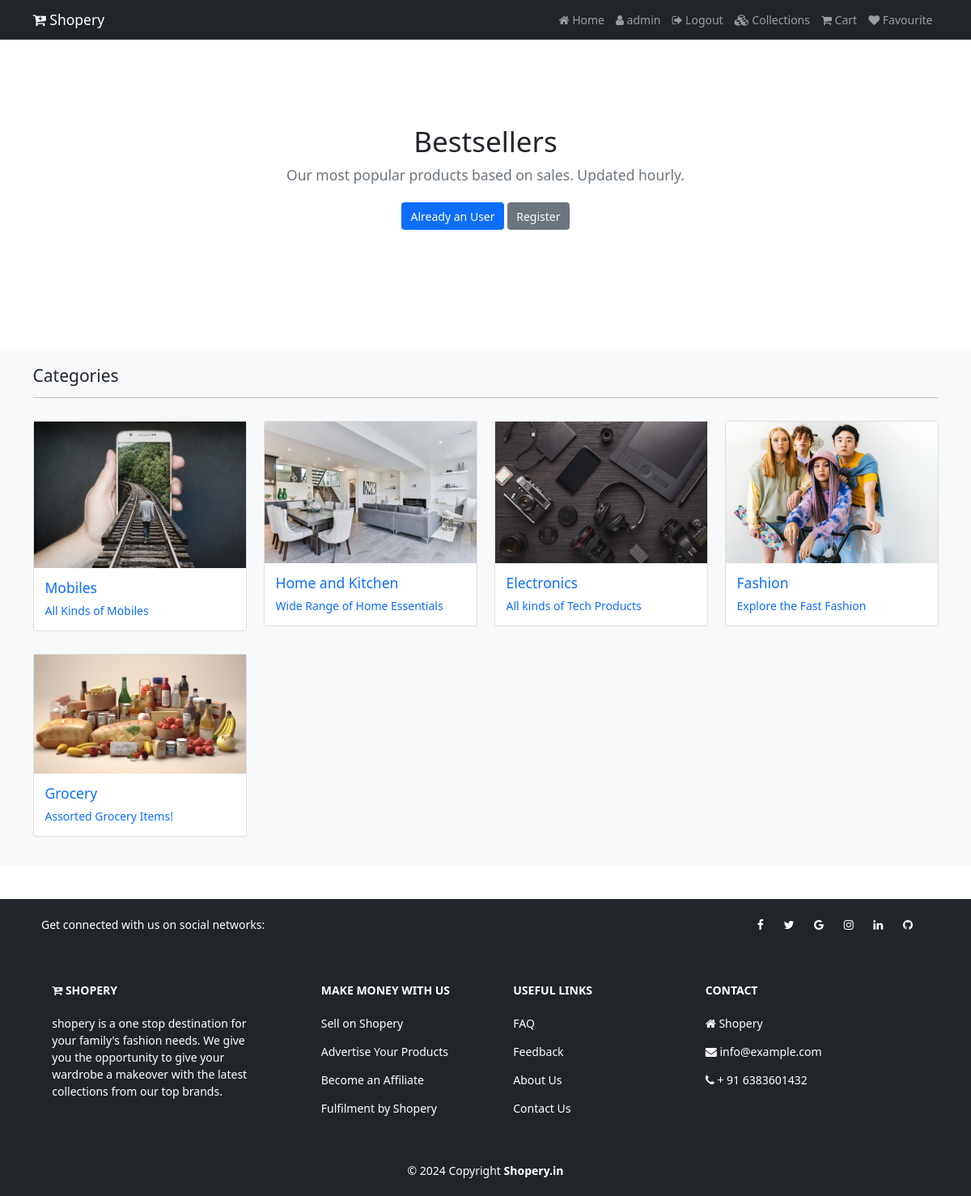
/collections (signed in), run on the app's committed database.
### shop/models.py (models this page shows, shortened)
class Catagory(models.Model):
    name=models.CharField(max_length=150, null = False, blank=False)
    image = models.ImageField(upload_to = getFileName, null = True, blank=True)
    description=models.TextField(max_length=500, null = False, blank = False)
    status = models.BooleanField(default=False, help_text="0-show, 1-Hidden")
    created_at = models.DateTimeField(auto_now_add=True)  # to ack when this category model is created

### shop/views.py (the view)
# urls.py: path('collections',views.collections, name = "collections" ),
def collections(request):
     catagory=Catagory.objects.filter(status=0)
     return render(request, "shop/collections.html", {"catagory":catagory})

### shop/templates/shop/collections.html (shortened to what this page needs)
{% extends 'shop/layouts/main.html' %}
{% block content %}
<section class="py-5 text-center container" style="margin-top: 70px;">
    <div class="row py-lg-5">
        <div class="col-lg-6 col-md-8 mx-auto">
            <h1 class="fw-light">Bestsellers</h1>
            <p class="lead text-muted">Our most popular products based on sales. Updated hourly.</p>
            <p>
                <a href="{% url 'login' %}" class="btn btn-primary my-2">Already an User</a>
                <a href="{% url 'register' %}" class="btn btn-secondary my-2">Register</a>
            </p>
        </div>
    </div>
</section>
<section class="bg-light py-4 my-5" style="min-height:600px;">
    <div class="container">
        <div class="row">
            <div class="col-12">
                <h4 class="mb-3">Categories</h4>
                <hr style="border-color:#b8bfc2;">
            </div>
            {% for item in catagory %}
            <div class="col-md-4 col-lg-3">
                <div class="card my-3 ">
                    <img src="{{item.image.url}}" height="auto"  class="card-image-top " alt="Categories" >
                    <a href="{% url 'collections' item.name %}" style="text-decoration: none;">
                        <div class="card-body">
                            <h5 class="card-title text-primary">{{ item.name }}</h5>
                            <p class="card-text">{{ item.description }}</p>
                        </div>
                    </a>
                </div>
            </div>
            {% endfor %}
        </div>
    </div>
</section>
{% endblock content %}

### shop/templates/shop/inc/navbar.html (shortened to what this page needs)
<nav class="navbar navbar-expand-lg navbar-dark  bg-dark fixed-top">
    <div class="container">
      <a class="navbar-brand" href="{% url 'home'%}"><i class="fa fa-cart-plus"></i> Shopery</a>
      <div class="collapse navbar-collapse" id="navbarNavAltMarkup">
        <div class="navbar-nav ms-auto">
          <a class="nav-link " aria-current="page" href="{% url 'home'%}"><i class="fa fa-home"></i> Home</a>
          {% if request.user.is_authenticated %}
            <a class="nav-link" aria-current="page" href="#"><i class="fa fa-user"></i> {{request.user}}</a>
            <a class="nav-link" aria-current="page" href="{% url 'logout' %}"><i class="fa fa-sign-out"></i> Logout</a>
          {% else %}
            <a class="nav-link" href="{% url 'login' %}"><i class="fa fa-sign-in"></i> Login</a>
            <a class="nav-link" href="{% url 'register' %}"><i class="fa fa-users"></i> Register</a>
          {% endif %}
            <a class="nav-link" href="{% url 'collections' %}"><i class="fa fa-cubes"></i> Collections</a>
            <a class="nav-link" href="{% url 'cart' %}"><i class="fa fa-shopping-cart"></i> Cart</a>
            <a class="nav-link" href="{% url 'favviewpage' %}"><i class="fa fa-heart"></i> Favourite</a>
        </div>
      </div>
    </div>
  </nav>

### static/css/style.css (style rules this page uses)
html { font-size: 14px; }
a { text-decoration: none; }

### data on the page
Catagory: image (picture), name "Mobiles", description "All Kinds of Mobiles"
Catagory: image (picture), name "Home and Kitchen", description "Wide Range of Home Essentials"
Catagory: image (picture), name "Electronics", description "All kinds of Tech Products"
Catagory: image (picture), name "Fashion", description "Explore the Fast Fashion"
Catagory: image (picture), name "Grocery", description "Assorted Grocery Items!"

### other printed values
{{ request.user }} "admin"
